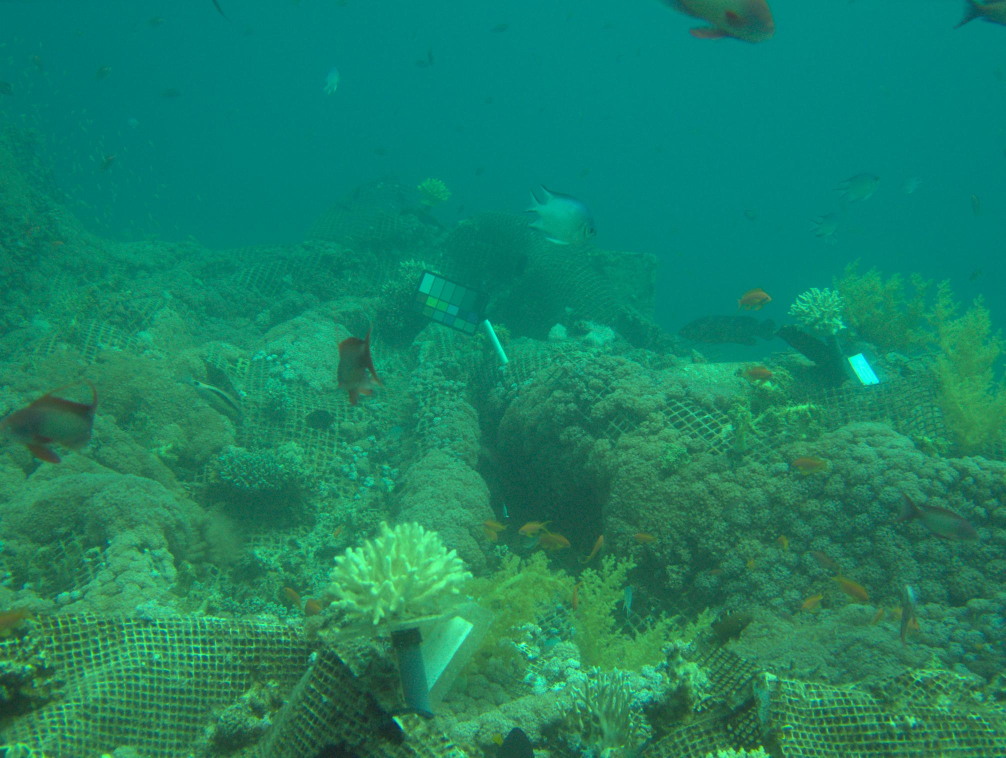
%> input picture image/17.jpg, 2012 x 1516 px (shown at 1/2 size)
$ octave main.m   (GNU Octave 9; MATLAB toolbox functions it lacks are replaced by stand-ins)
%> lines starting %> are read from the running program, lines starting %| are printed output that depends on the picture
%> the answer given: image/17.jpg
%> further down, DataArray is the input picture: size 1516x2012x3 uint8; mean R, G, B 24.6, 131.1, 101.4
### Color_Transform.m

function  output = Color_Transform(image)

num = 255;

r = image(:, :, 1);
g = image(:, :, 2);
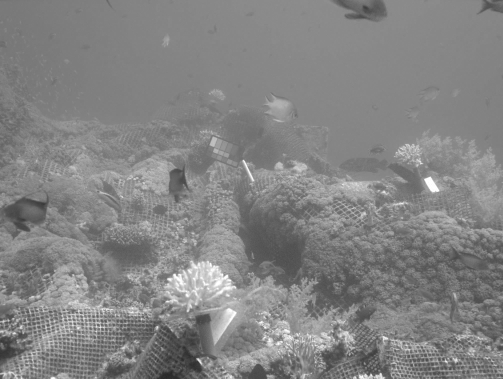
%> g: size 1516x2012 double (shown at 1/4 size); min 0.122, max 1, mean 0.514
b = image(:, :, 3);
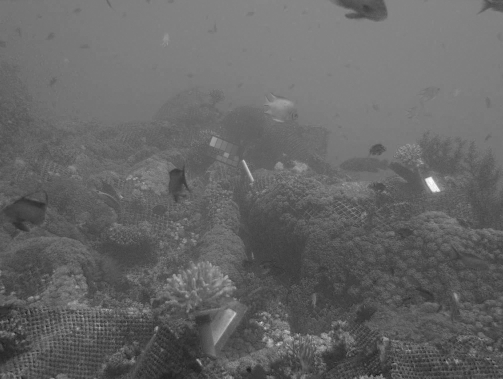
%> b: size 1516x2012 double (shown at 1/4 size); min 0, max 1, mean 0.398

Ravg = mean(mean(r));
%> Ravg = 0.0964
Gavg = mean(mean(g));
%> Gavg = 0.514
Bavg = mean(mean(b));
%> Bavg = 0.398


Max = max([Ravg, Gavg, Bavg]);
%> Max = 0.514
ratio = [Max / Ravg, Max / Gavg, Max / Bavg];
%> ratio = [5.33 1 1.29]

satLevel =  0.005 * ratio;
%> satLevel = [0.0267 0.005 0.00647]

[m,n,p] = size(image);
imgRGB_orig = zeros(p, m*n);

for i = 1 : p
   imgRGB_orig(i, : ) = reshape(double(image(:, :, i)), [1, m * n]);
end

imRGB = zeros(size(imgRGB_orig));

for ch = 1 : p
    q = [satLevel(ch), 1 - satLevel(ch)];
    tiles = quantile(imgRGB_orig(ch, :), q);
    temp = imgRGB_orig(ch, :);
    temp(find(temp < tiles(1))) = tiles(1);
    temp(find(temp > tiles(2))) = tiles(2);
    imRGB(ch, :) = temp;
    pmin = min(imRGB(ch, :));
    pmax = max(imRGB(ch, :));

    imRGB(ch, :)  = (imRGB(ch, :) - pmin) * num /(pmax - pmin);
end
%> this loop made 3 passes
%> (q, pmin, pmax) on passes 1 to 3: ([0.0267 0.973], 0, 0.278), ([0.005 0.995], 0.267, 0.871), ([0.00647 0.994], 0.192, 0.561)

output = zeros(size(image));

for i = 1 : p
        output(:, :, i) = reshape(imRGB(i, :), [m, n]);
end
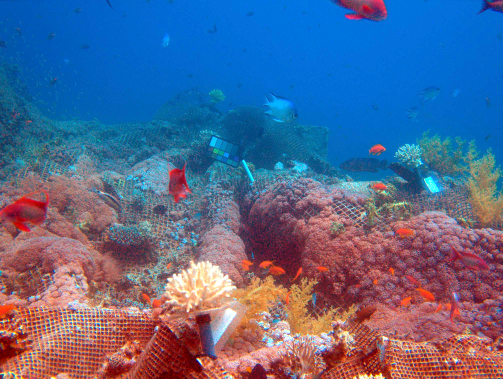
%> output: size 1516x2012x3 double (shown at 1/4 size); mean R, G, B 87.6, 104.5, 141.9; drawn with min black and max white

output = uint8(output);
%> output: size 1516x2012x3 uint8

end

### main.m
clc
clear
close all
addpath('fdata');
[FILENAME,PATHNAME]=uigetfile('*.jpg','Select the Underwater Image');
FilePath=strcat(PATHNAME,FILENAME);
disp('The Image File Location is');
disp(FilePath);
DataArray=imread(FilePath);
figure,imshow(DataArray);
title('Original image');
input_img=DataArray;
% Convert the input image to double precision for processing to avoid loss
% of pixels
input_img=im2double(input_img);
enhancedImage = Color_Transform(input_img);
figure,imshow(enhancedImage);
title('Color Transform image');


% Define the size of the local window for calculating statistics
window_size = 15;
% Compute the local mean and standard deviation for each channel
local_mean = imfilter(input_img, ones(window_size) / window_size^2, 'replicate');
local_mean_sq = imfilter(input_img.^2, ones(window_size) / window_size^2, 'replicate');
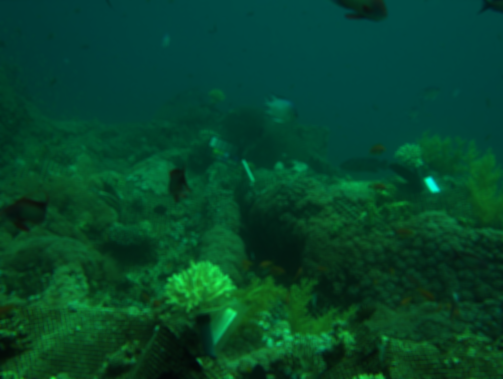
%> local_mean_sq: size 1516x2012x3 double (shown at 1/4 size); mean R, G, B 0.0179, 0.273, 0.166
local_std = sqrt(local_mean_sq - local_mean.^2);
% Calculate the detail image by subtracting the local mean
detail_image = input_img - local_mean;
figure,imshow(detail_image);
%> after `imshow(detail_image)`:
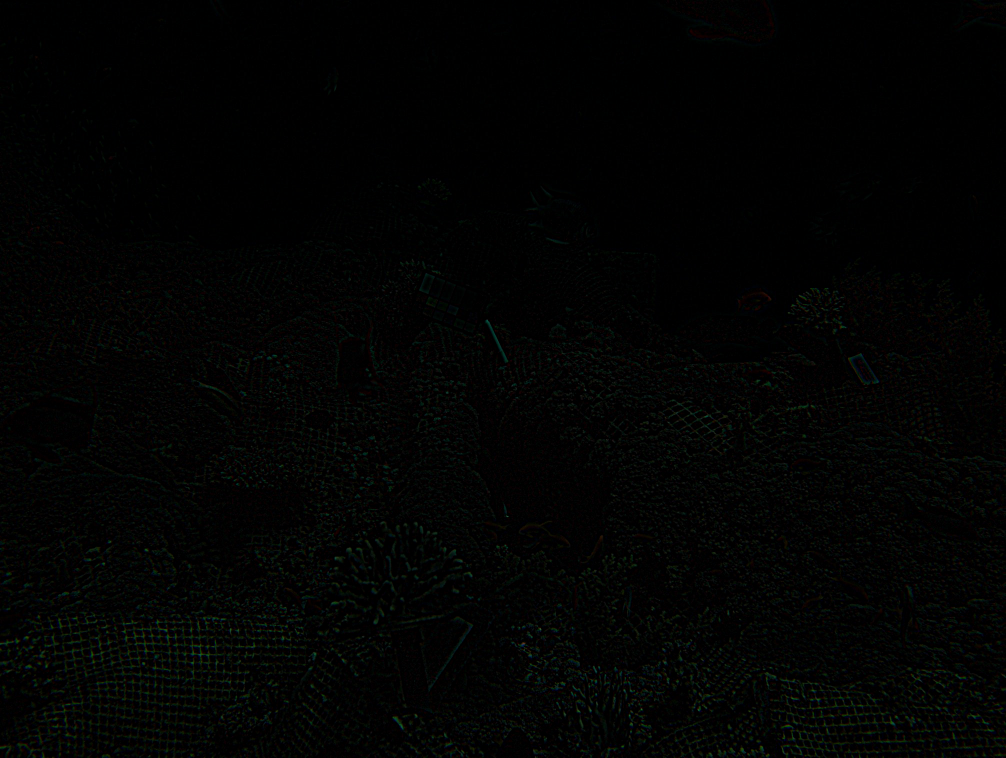
%> displayed picture: size 1516x2012x3, on the screen's scale of 0 to 255 (shown at 1/2 size); mean R, G, B 2.2, 2.9, 2.2
title('Detailed image');
% Compute the attenuation image
attenuation_image = 1 - exp(-local_std);
figure,imshow(attenuation_image);
title('Attenuation image');
size(attenuation_image)
% Perform color transfer using the attenuation image
color_transferred_img = zeros(size(input_img));
for channel = 1:3
    color_transferred_img(:,:,channel) = double((enhancedImage(:,:,channel))) + double(attenuation_image(:,:,channel)) + double(detail_image(:,:,channel));
end
figure,imshow(uint8(color_transferred_img));
%> (this line was passed over: imshow is not available in this run)
title('Color Corrected Image');

% Read the input underwater image
%> (the run ends here)

$ run again, on image/8.jpg
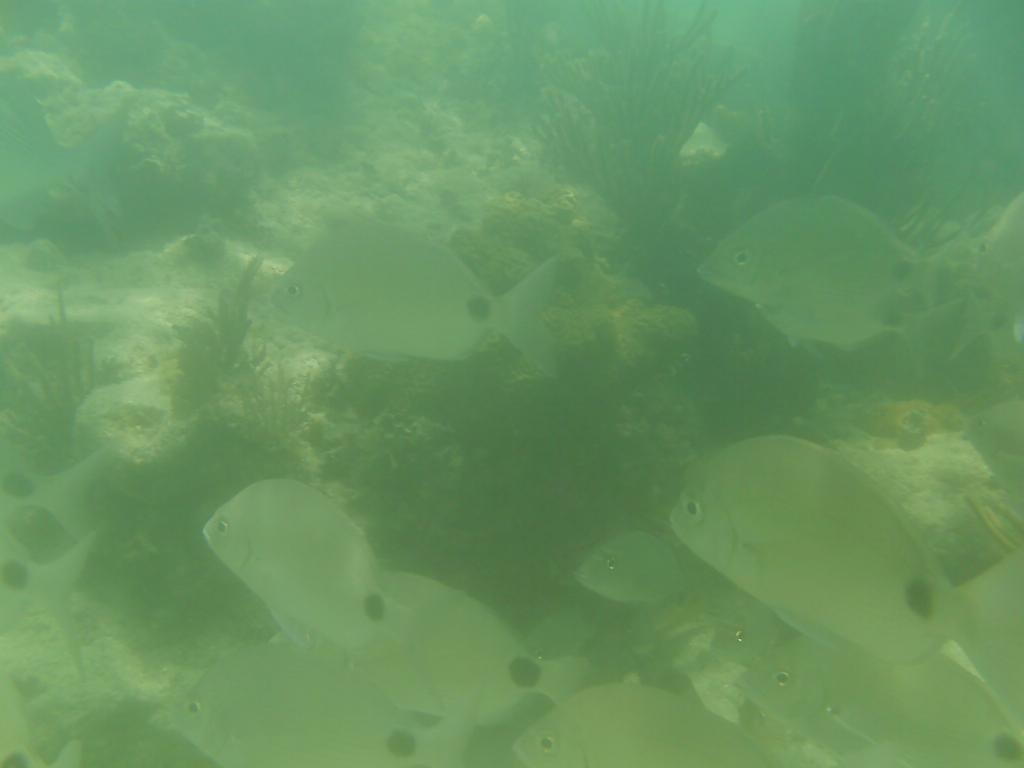
%> input picture image/8.jpg, 1024 x 768 px
%> DataArray is the input picture: size 768x1024x3 uint8; mean R, G, B 104.1, 147.8, 98
%> in Color_Transform, `b = image(:, :, 3);`:
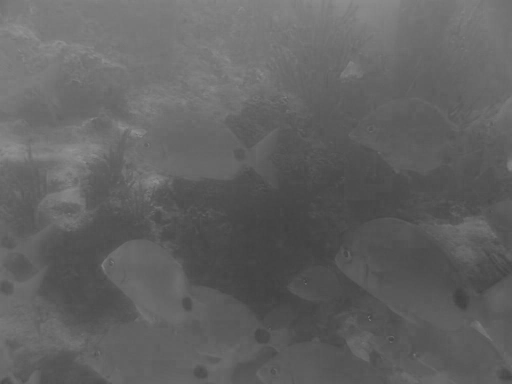
%> b: size 768x1024 double (shown at 1/2 size); min 0.231, max 0.643, mean 0.384
%> Ravg = 0.408
%> Gavg = 0.58
%> Bavg = 0.384
%> Max = 0.58
%> ratio = [1.42 1 1.51]
%> satLevel = [0.0071 0.005 0.00754]
%> the loop in Color_Transform, `for ch = 1 : p` made 3 passes
%> (q, pmin, pmax) on passes 1 to 3: ([0.0071 0.993], 0.294, 0.565), ([0.005 0.995], 0.439, 0.725), ([0.00754 0.992], 0.267, 0.525)
%> `detail_image = input_img - local_mean;`:
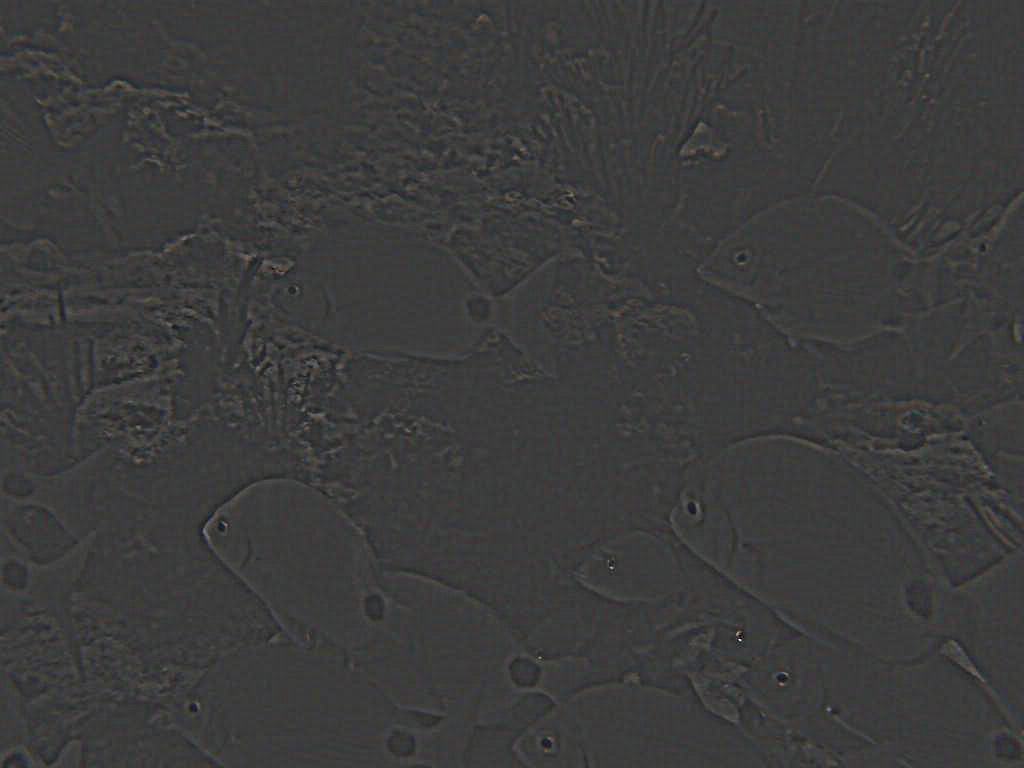
%> detail_image: size 768x1024x3 double; mean R, G, B -5.85e-06, -7.94e-06, -7.83e-06; drawn with min black and max white

$ run again, on image/9.jpg
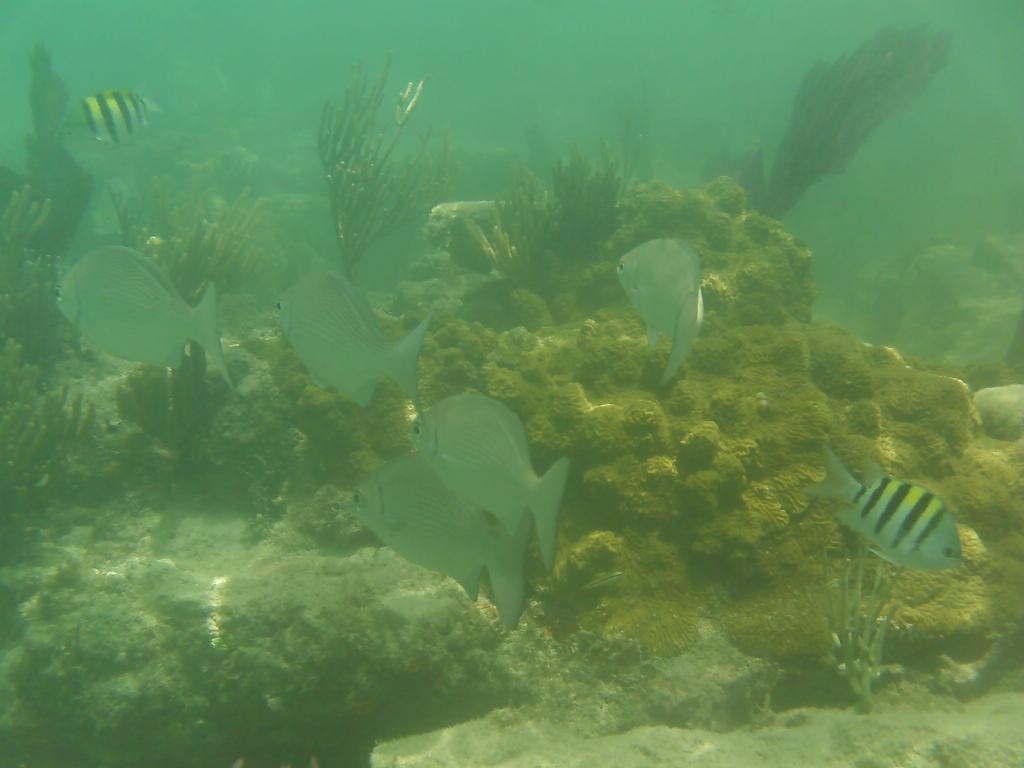
%> input picture image/9.jpg, 1024 x 768 px
%> DataArray is the input picture: size 768x1024x3 uint8; mean R, G, B 95.4, 137.8, 85.8
%> in Color_Transform, `b = image(:, :, 3);`:
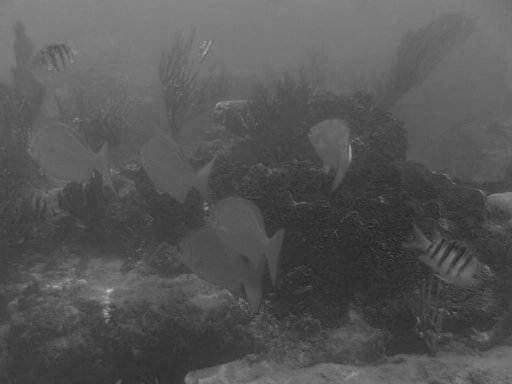
%> b: size 768x1024 double (shown at 1/2 size); min 0.0941, max 0.792, mean 0.337
%> Ravg = 0.374
%> Gavg = 0.54
%> Bavg = 0.337
%> Max = 0.54
%> ratio = [1.44 1 1.6]
%> satLevel = [0.00722 0.005 0.00802]
%> the loop in Color_Transform, `for ch = 1 : p` made 3 passes
%> (q, pmin, pmax) on passes 1 to 3: ([0.00722 0.993], 0.251, 0.627), ([0.005 0.995], 0.353, 0.729), ([0.00802 0.992], 0.18, 0.514)
%> `imshow(detail_image)`:
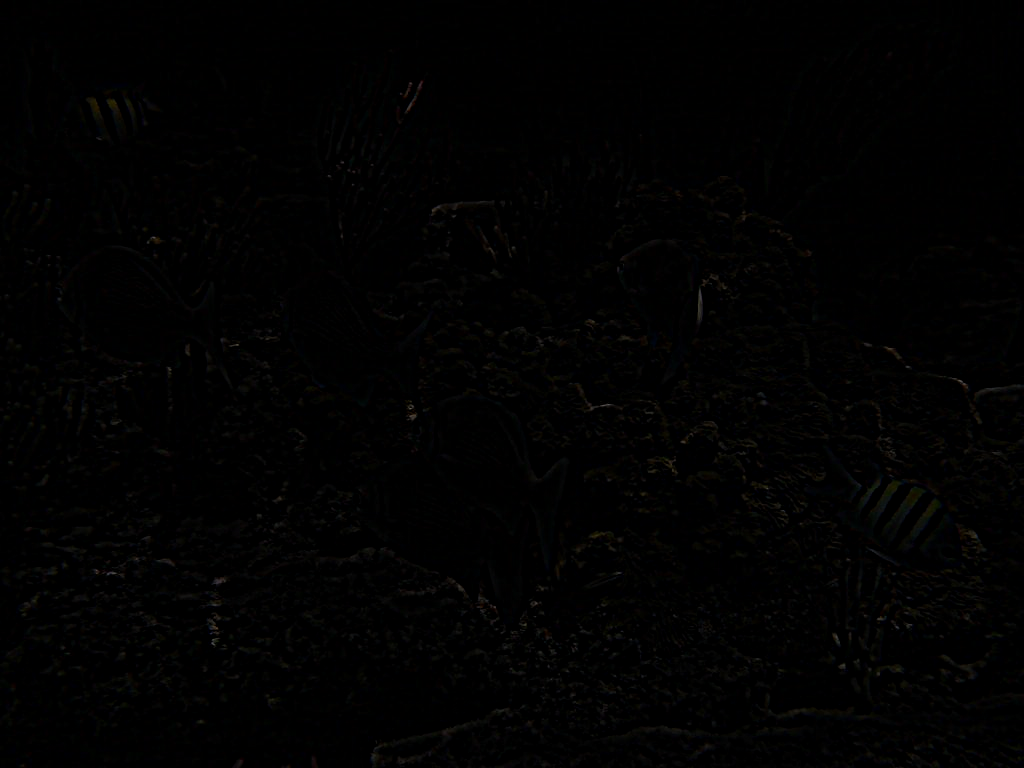
%> displayed picture: size 768x1024x3, on the screen's scale of 0 to 255; mean R, G, B 1.6, 1.5, 1.4
